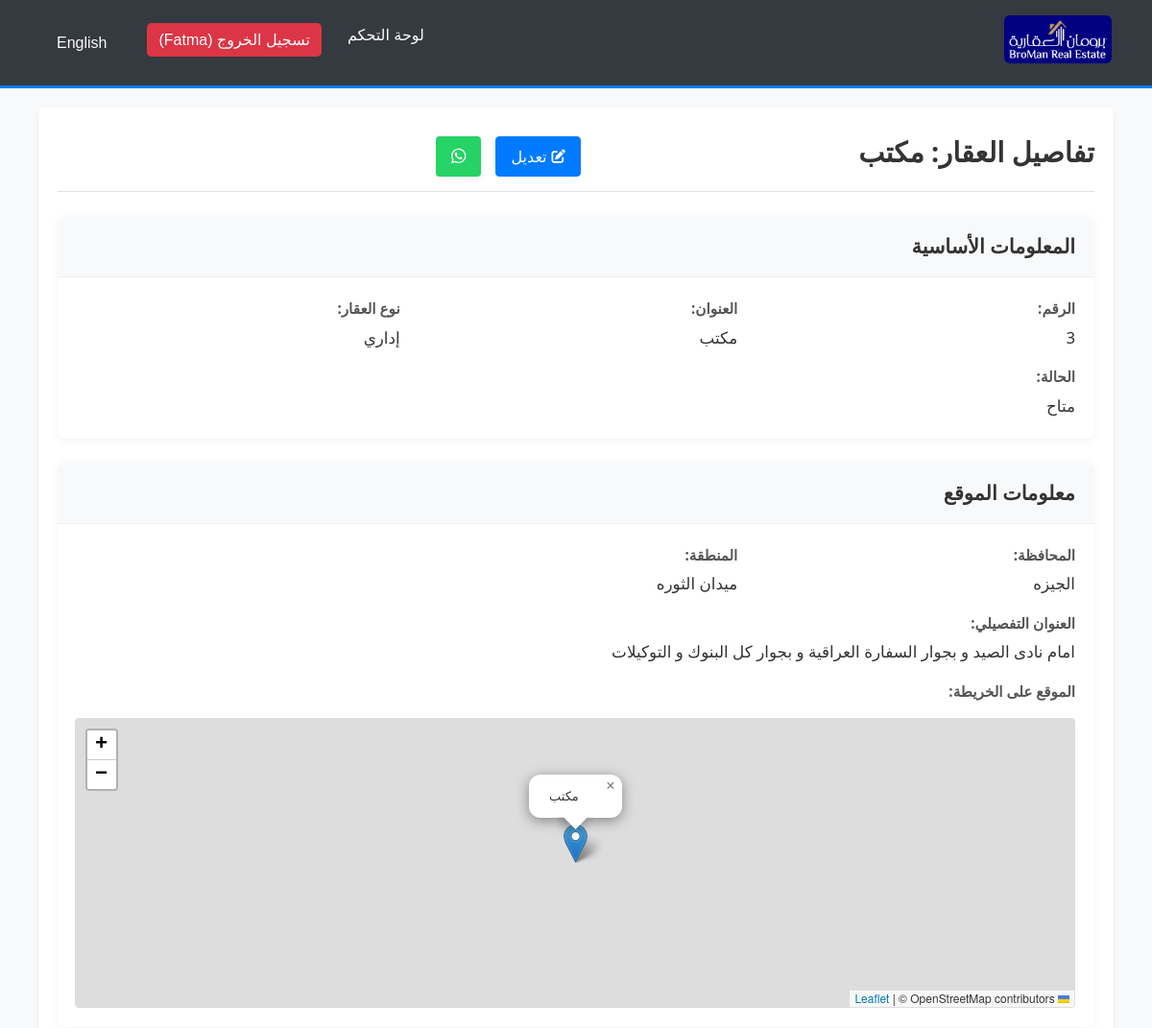
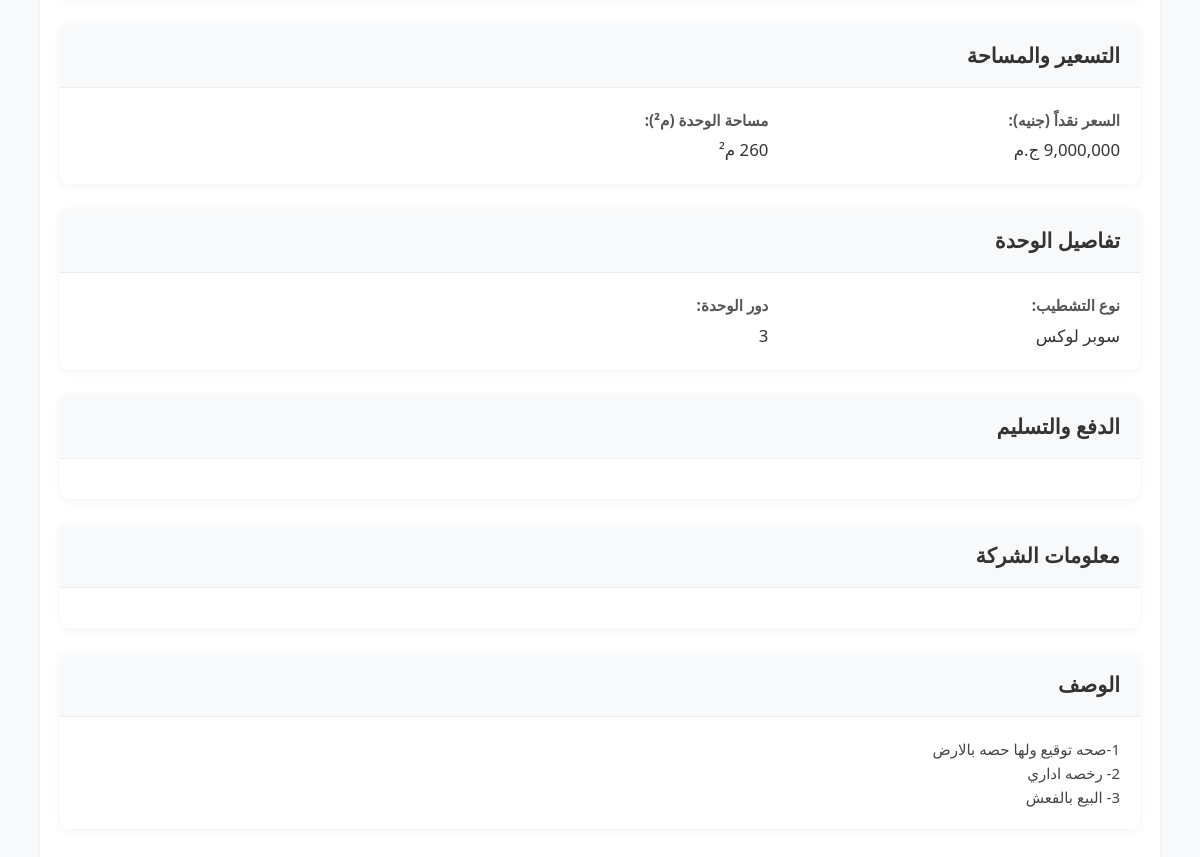
The app's page /view_property.php?id=3 (signed in) with its own data (2 pictures, top to bottom).
### tables this page shows
CREATE TABLE `properties` (
  `PropertyID` int(11) NOT NULL,
  `PropertyTypeID` int(11) NOT NULL COMMENT 'FK to PropertyTypes',
  `Title` varchar(255) NOT NULL,
  `Description` text DEFAULT NULL,
  `Location` varchar(255) DEFAULT NULL,
  `Area` decimal(10,2) DEFAULT NULL,
  `Bedrooms` int(11) DEFAULT NULL,
  `Status` enum('available','sold','rented','unavailable') DEFAULT 'available',
  `listing_type` enum('Primary','Resale') NOT NULL DEFAULT 'Primary',
  `DateAdded` timestamp NULL DEFAULT current_timestamp(),
  `EmployeeID` int(11) DEFAULT NULL COMMENT 'FK to Employees who added it',
  `unit_design` varchar(255) DEFAULT NULL,
  `finishing_type_id` int(11) DEFAULT NULL COMMENT 'FK to PropertyFinishingTypes',
  `compound_area` decimal(12,2) DEFAULT NULL,
  `down_payment_percentage` decimal(5,2) DEFAULT NULL,
  `payment_years` decimal(5,2) DEFAULT NULL,
  `delivery_date` date DEFAULT NULL,
  `ProjectName` varchar(255) DEFAULT NULL,
  `min_area` decimal(10,2) DEFAULT NULL,
  `max_area` decimal(10,2) DEFAULT NULL,
  `avg_area` decimal(10,2) DEFAULT NULL,
  `district` varchar(100) DEFAULT NULL,
  `governorate` varchar(100) DEFAULT NULL,
  `company_name` varchar(150) DEFAULT NULL,
  `FloorsCount` int(11) DEFAULT NULL,
  `year_built` year(4) DEFAULT NULL,
  `unit_floor` varchar(50) DEFAULT NULL,
  `net_area` decimal(10,2) DEFAULT NULL,
  `loading_percentage` decimal(5,2) DEFAULT NULL,
  `price_cash` decimal(15,2) DEFAULT NULL,
  `price_installments` decimal(15,2) DEFAULT NULL,
  `meter_price_cash` decimal(10,2) DEFAULT NULL,
  `meter_price_installments` decimal(10,2) DEFAULT NULL,
  `seller_type` enum('مالك','وسيط','وكيل','بواب','شركة مطورة','شركة تشطيب','شركة تسويق') DEFAULT NULL,
  `seller_name` varchar(255) DEFAULT NULL,
  `seller_phone` varchar(50) DEFAULT NULL,
  `sales_manager_name` varchar(255) DEFAULT NULL,
  `sales_manager_phone` varchar(50) DEFAULT NULL,
  `salesperson_name` varchar(255) DEFAULT NULL,
  `salesperson_phone` varchar(50) DEFAULT NULL,
  `latitude` decimal(10,8) DEFAULT NULL,
  `longitude` decimal(11,8) DEFAULT NULL
);

CREATE TABLE `propertytypes` (
  `PropertyTypeID` int(11) NOT NULL,
  `TypeName` varchar(100) NOT NULL COMMENT 'Main categories: سكني, ساحلي, إداري, تجاري, فندقي, طبي',
  `TypeName_ar` varchar(100) DEFAULT NULL
);

CREATE TABLE `propertyfinishingtypes` (
  `FinishingID` int(11) NOT NULL,
  `FinishingName` varchar(100) NOT NULL,
  `FinishingName_ar` varchar(100) DEFAULT NULL
);

### lang/translate.php (called while the page is built, shortened)
<?php
$lang_file = __DIR__ . '/' . $_SESSION['lang'] . '.php';
if (file_exists($lang_file)) {
    $translations = include($lang_file);
} else {
    $translations = include(__DIR__ . '/ar.php');
}
function t($key)
{
    global $translations;
    return isset($translations[$key]) ? $translations[$key] : $key;
}
function get_direction()
{
    return ($_SESSION['lang'] == 'ar') ? 'rtl' : 'ltr';
}
function get_lang_code()
{
    return $_SESSION['lang'];
}

### view_property.php (the view, shortened to what this page needs)
<?php
require_once __DIR__ .
'/lang/translate.php';
require_once __DIR__ . '/media_functions.php';
$property_id = intval($_GET['id']);
$property = null;
$sql = "SELECT p.*,
               pt.TypeName,
               pt.TypeName_ar,
               e.FullName AS EmployeeName,
               p.unit_design AS UnitDesignName,
               pft.FinishingName AS FinishingTypeName,
               pft.FinishingName_ar AS FinishingTypeName_ar
        FROM Properties p
        LEFT JOIN PropertyTypes pt ON p.PropertyTypeID = pt.PropertyTypeID
        LEFT JOIN Employees e ON p.EmployeeID = e.EmployeeID
        LEFT JOIN PropertyFinishingTypes pft ON p.finishing_type_id = pft.FinishingID
        WHERE p.PropertyID = ?";
if ($stmt = $conn->prepare($sql)) {
    $stmt->bind_param("i", $property_id);
    if ($stmt->execute()) {
        $result = $stmt->get_result();
        if ($result->num_rows == 1) {
            $property = $result->fetch_assoc();
        } else {
            header("Location: index_properties.php");
            exit;
        }
    } else {
        header("Location: index_properties.php");
        exit;
    }
} else {
    header("Location: index_properties.php");
    exit;
}
function formatSmartNumber($value, $maxDecimals = 2)
{
    $float = floatval($value);
    $formatted = number_format($float, $maxDecimals, '.', '');
    $formatted = rtrim(rtrim($formatted, '0'), '.');
    return $formatted;
}
$page_title = sprintf(t('property_details_title'), htmlspecialchars($property['Title'] ?: $property['ProjectName'] ?: t('undefined')));
$map_link = '';
if (!empty($property['latitude']) && !empty($property['longitude'])) {
    $lat = $property['latitude'];
    $lng = $property['longitude'];
    $map_link = "https://www.google.com/maps/search/?api=1&query={$lat},{$lng}";
}
$wa_lines = [];
$wa_lines[] = "مرحبًا، أشارك موقع هذا العقار:";
if ($map_link !== '') {
    $wa_lines[] = $map_link;
}
$wa_text = implode("\n", $wa_lines);
$whatsapp_link = 'https://wa.me/?text=' . rawurlencode($wa_text);
?>
<!DOCTYPE html>
<html lang="<?php echo get_lang_code(); ?>" dir="<?php echo get_direction(); ?>">
<head>
    <link rel="stylesheet" href="https://cdnjs.cloudflare.com/ajax/libs/font-awesome/6.0.0-beta3/css/all.min.css">
    <link rel="stylesheet" href="theme.css">
    <link rel="stylesheet" href="modern_styles.css">
    <link rel="stylesheet" href="lightbox.css">
    <?php if (get_direction() === 'rtl'): ?>
        <link rel="stylesheet" href="rtl_styles.css">
    <?php endif; ?>
    <link rel="stylesheet" href="https://unpkg.com/leaflet@1.9.4/dist/leaflet.css" />
</head>
<body>
    <?php include 'navbar.php'; ?>
    <div class="container">
        <div class="page-header">
            <h1><?php echo $page_title; ?></h1>
            <div class="actions">
                <?php if (isset($_SESSION['role']) && in_array($_SESSION['role'], ['admin', 'manager'])): ?>
                <a href="edit_property.php?id=<?php echo $property_id; ?>" class="btn btn-primary"><i class="fas fa-edit"></i> <?php echo t('edit'); ?></a>
                <?php endif; ?>
                <a href="<?php echo htmlspecialchars($whatsapp_link); ?>" target="_blank" rel="noopener noreferrer" class="btn btn-whatsapp" title="مشاركة عبر واتساب" aria-label="مشاركة عبر واتساب">
                    <i class="fab fa-whatsapp"></i>
                </a>
                <a href="javascript:history.back()" class="btn btn-secondary"><i class="fas fa-arrow-left"></i> <?php echo t('back'); ?></a>
            </div>
        </div>
        <div class="property-details">
            <div class="property-section">
                <h2><?php echo t('basic_information'); ?></h2>
                <div class="detail-grid">
                    <div class="detail-item">
                        <span class="detail-label"><?php echo t('property_id'); ?>:</span>
                        <span class="detail-value"><?php echo htmlspecialchars($property['PropertyID']); ?></span>
                    </div>
                    <?php if (!empty($property['Title'])): ?>
                    <div class="detail-item">
                        <span class="detail-label"><?php echo t('title'); ?>:</span>
                        <span class="detail-value"><?php echo htmlspecialchars($property['Title']); ?></span>
                    </div>
                    <?php endif; ?>
                    <?php if (!empty($property['TypeName'])): ?>
                    <div class="detail-item">
                        <span class="detail-label"><?php echo t('property_type'); ?>:</span>
                        <span class="detail-value"><?php echo htmlspecialchars($property['TypeName']); ?></span>
                    </div>
                    <?php endif; ?>
                    <?php if (!empty($property['Status'])): ?>
                    <div class="detail-item">
                        <span class="detail-label"><?php echo t('status'); ?>:</span>
                        <span class="detail-value"><?php echo t($property['Status']); ?></span>
                    </div>
                    <?php endif; ?>
                </div>
            </div>
            <div class="property-section">
                <h2><?php echo t('location_information'); ?></h2>
                <div class="detail-grid">
                    <?php if (!empty($property['governorate'])): ?>
                    <div class="detail-item">
                        <span class="detail-label"><?php echo t('governorate'); ?>:</span>
                        <span class="detail-value"><?php echo htmlspecialchars($property['governorate']); ?></span>
                    </div>
                    <?php endif; ?>
                    <?php if (!empty($property['district'])): ?>
                    <div class="detail-item">
                        <span class="detail-label"><?php echo t('district'); ?>:</span>
                        <span class="detail-value"><?php echo htmlspecialchars($property['district']); ?></span>
                    </div>
                    <?php endif; ?>
                    <?php if (!empty($property['Location'])): ?>
                    <div class="detail-item full-width">
                        <span class="detail-label"><?php echo t('detailed_address'); ?>:</span>
                        <span class="detail-value"><?php echo htmlspecialchars($property['Location']); ?></span>
                    </div>
                    <?php endif; ?>
                    <?php if (!empty($property['latitude']) && !empty($property['longitude'])): ?>
                    <div class="detail-item full-width">
                        <span class="detail-label"><?php echo t('location_on_map'); ?>:</span>
                        <div id="property-map" style="height: 300px; width: 100%; border: 1px solid #ddd; border-radius: 4px; margin-top: 10px;"></div>
                    </div>
                    <?php endif; ?>
                </div>
            </div>
            <div class="property-section">
                <h2><?php echo t('pricing_and_area'); ?></h2>
                <div class="detail-grid">
                    <?php if (!empty($property['price_cash'])): ?>
                    <div class="detail-item">
                        <span class="detail-label"><?php echo t('price_cash'); ?>:</span>
                        <span class="detail-value"><?php echo number_format($property['price_cash'], 0, '.', ','); ?> <?php echo t('currency'); ?></span>
                    </div>
                    <?php endif; ?>
                    <?php if (!empty($property['Area'])): ?>
                    <div class="detail-item">
                        <span class="detail-label"><?php echo t('unit_area_sqm'); ?>:</span>
                        <span class="detail-value"><?php echo formatSmartNumber($property['Area'], 2); ?> <?php echo t('sqm'); ?></span>
                    </div>
                    <?php endif; ?>
                </div>
            </div>
            <div class="property-section">
                <h2><?php echo t('unit_details'); ?></h2>
                <div class="detail-grid">
                    <?php if (!empty($property['FinishingTypeName'])): ?>
                    <div class="detail-item">
                        <span class="detail-label"><?php echo t('finishing_type'); ?>:</span>
                        <span class="detail-value">
                            <?php
                            if (get_lang_code() === 'ar' && !empty($property['FinishingTypeName_ar'])) {
                                echo htmlspecialchars($property['FinishingTypeName_ar']);
                            } else {
                                echo htmlspecialchars($property['FinishingTypeName']);
                            }
                            ?>
                        </span>
                    </div>
                    <?php endif; ?>
                    <?php if (!empty($property['unit_floor'])): ?>
                    <div class="detail-item">
                        <span class="detail-label"><?php echo t('unit_floor'); ?>:</span>
                        <span class="detail-value"><?php echo htmlspecialchars($property['unit_floor']); ?></span>
                    </div>
                    <?php endif; ?>
                </div>
            </div>
            <div class="property-section">
                <h2><?php echo t('payment_and_delivery'); ?></h2>
                <div class="detail-grid">
                </div>
            </div>
            <div class="property-section">
                <h2><?php echo t('company_information'); ?></h2>
                <div class="detail-grid">
                </div>
            </div>
            <?php if (!empty($property['Description'])): ?>
            <div class="property-section">
                <h2><?php echo t('description'); ?></h2>
                <div class="property-description">
                    <p><?php echo nl2br(htmlspecialchars($property['Description'])); ?></p>
                </div>
            </div>
            <?php endif; ?>
        </div>
    </div>
</body>
</html>

### records on screen
properties: Title "تفاصيل العقار: مكتب", PropertyID "3", Title "مكتب", PropertyTypeID.TypeName "إداري", Status "متاح", governorate "الجيزه", district "ميدان الثوره", Location "امام نادى الصيد و بجوار السفارة العراقية و بجوار كل البنوك و التوكيلات", price_cash "9,000,000", finishing_type.FinishingName_ar "سوبر لوكس", unit_floor "3", Description "1-صحه توقيع ولها حصه بالارض 2- رخصه اداري 3- البيع بالفعش"

### other values on screen
t('dashboard') "لوحة التحكم"
sprintf(t('logout_user'), $user_full_name) "تسجيل الخروج (Fatma)"
$switch_lang_text "English"
t('edit') "تعديل"
t('basic_information') "المعلومات الأساسية"
t('property_id') "الرقم"
t('title') "العنوان"
t('property_type') "نوع العقار"
t('status') "الحالة"
t('location_information') "معلومات الموقع"
t('governorate') "المحافظة"
t('district') "المنطقة"
t('detailed_address') "العنوان التفصيلي"
t('location_on_map') "الموقع على الخريطة"
t('pricing_and_area') "التسعير والمساحة"
